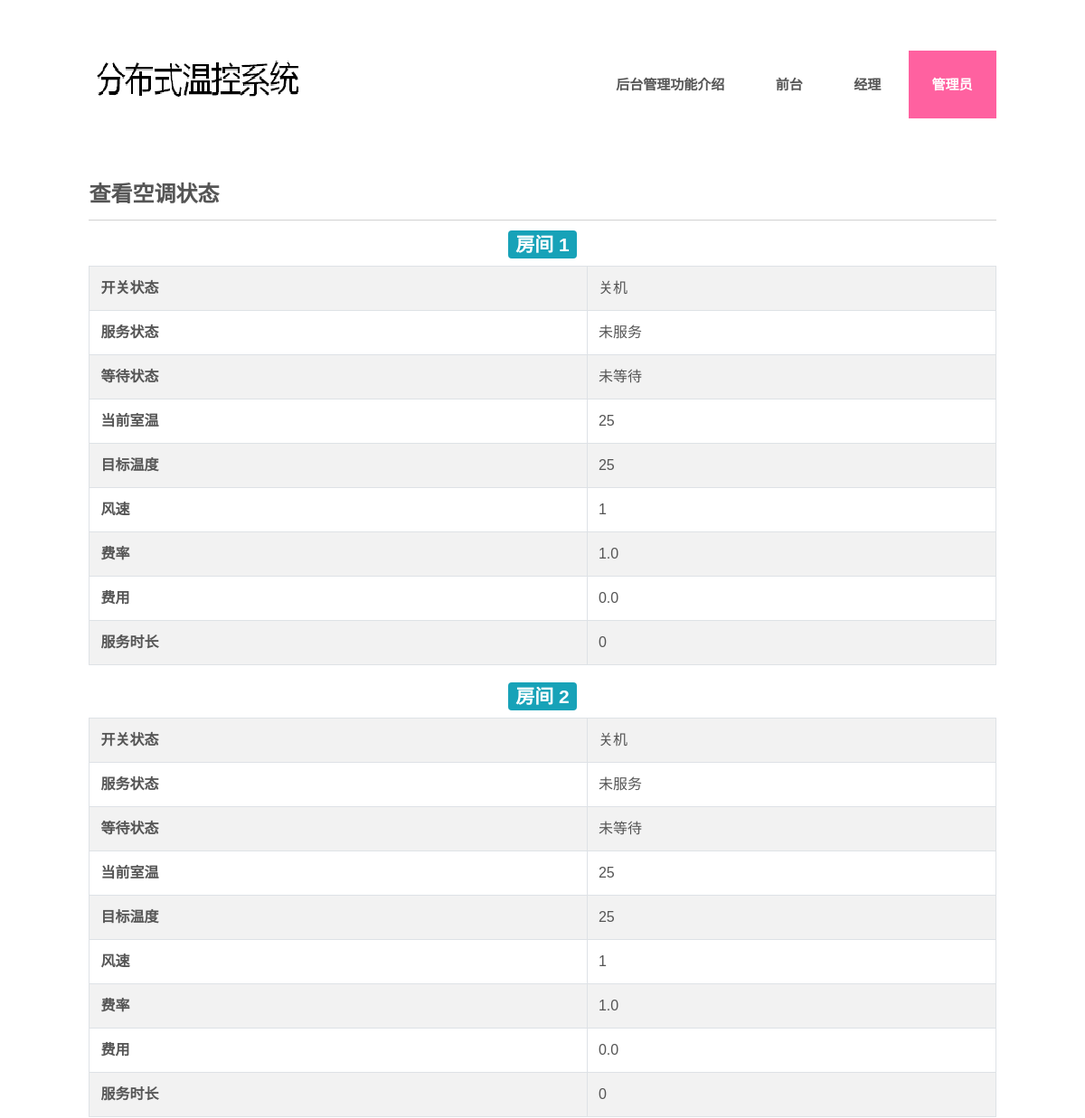
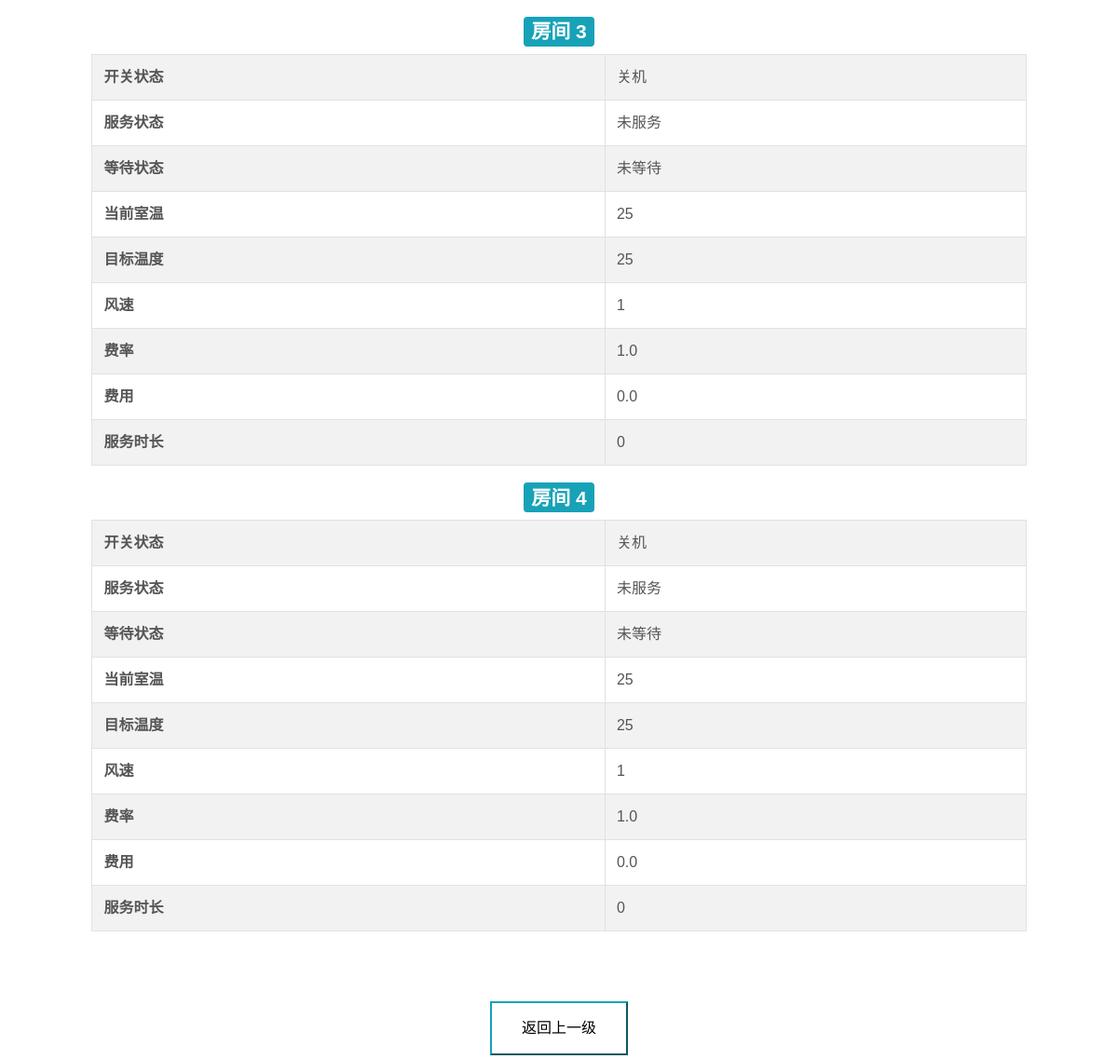
Screenshot of /server/manager_check_state/ with the database file from the repository (2 pictures, top to bottom).
### server/models.py (models this page shows)
class Basic(models.Model):
    fan_speed = models.IntegerField(default=1)  # 0:低速风 1:中速风 2:高速风
    fee_rate = models.FloatField(default=1)
    fee = models.FloatField(default=0)
    class Meta:
        abstract = True

class Room(Basic):
    room_id = models.IntegerField(primary_key=True)
    state_working = models.BooleanField(default=False)
    state_serving = models.BooleanField(default=False)
    state_waiting = models.BooleanField(default=False)
    current_temp = models.IntegerField(default=25)
    target_temp = models.IntegerField(default=25)
    serving_duration = models.IntegerField(default=0)

### server/views.py (the view)
# urls.py: path('manager_check_state/', views.manager_check_state, name='manager_check_state'),
def manager_check_state(request):
    room = Room.objects.all()
    return render(request, 'manager_check_state.html', {'room': room})

### templates/manager_check_state.html (shortened to what this page needs)
<!DOCTYPE HTML>
<html>
<head>
<link rel="stylesheet" href="https://cdn.staticfile.org/twitter-bootstrap/4.1.0/css/bootstrap.min.css">
<link href="/static/css/style.css" rel="stylesheet" type="text/css" media="all" />
</head>
<body>
<div class="wrap">
<div class="wrapper">
    <div class="header">
        <div class="logo">
            <a href="{% url 'index' %}"><img src="/static/images/logo.png" alt=""></a>
        </div>
        <div class="cssmenu">
            <ul>
                <li><a href="{% url 'index' %}">后台管理功能介绍</a></li>
                <li><a href="{% url 'reception' %}">前台</a></li>
                <li><a href=""{% url 'boss' %}>经理</a></li>
                <li class="active"><a href="{% url 'manager' %}">管理员</a></li>
             </ul>
        </div>
    </div>
     <div class="main1">
         <div class="content">
            <h2>查看空调状态</h2>
       </div>
         {% for r in room %}
         <h3 style="text-align:center",id={{ r.room_id }}><span class="badge badge-info">房间 {{ r.room_id }}</span></h3>
         <table class="table table-striped table-bordered">
            <tr>
                <td><b>开关状态</b></td>
                {% if state_working %}
                <td>开机</td>
                {% else %}
                <td>关机</td>
                {% endif %}
            </tr>
             <tr>
                <td><b>服务状态</b></td>
                {% if state_serving %}
                <td>服务中</td>
                {% else %}
                <td>未服务</td>
                {% endif %}
            </tr>
             <tr>
                <td><b>等待状态</b></td>
                {% if state_waiting %}
                <td>等待中</td>
                {% else %}
                <td>未等待</td>
                {% endif %}
            </tr>
            <tr>
                <td><b>当前室温</b></td>
                <td>{{ r.current_temp }}</td>
            </tr>
            <tr>
                <td><b>目标温度</b></td>
                <td>{{ r.target_temp }}</td>
            </tr>
            <tr>
                <td><b>风速</b></td>
                <td>{{ r.fan_speed }}</td>
            </tr>
            <tr>
                <td><b>费率</b></td>
                <td>{{ r.fee_rate }}</td>
            </tr>
            <tr>
                <td><b>费用</b></td>
                <td>{{ r.fee }}</td>
            </tr>
            <tr>
                <td><b>服务时长</b></td>
                <td>{{ r.serving_duration }}</td>
            </tr>
        </table>
      {% endfor %}
</div>
</div>
      <div align="center" style="position:relative;top:10px">
            <button class="button1 btn-outline-info" ><a href="{% url 'manager' %}">返回上一级</a></button>
      </div>
  </div>
</body>
</html>

### server/static/css/style.css (style rules this page uses)
table { border-collapse:collapse;border-spacing:0; }
img { max-width:100%; }
body { font-family:trebuchet ms, arial, sans-serif; font-size: 100%; background: #ffffff; color:#555555; }
.wrap { margin:0 auto; width:80%; }
.wrapper { padding: 4% 6%; }
.header { display: block; }
.logo { float:left; }
.cssmenu { float: right; margin-top: 1%; }
.cssmenu > ul > li { display:inline-block; position: relative; }
.cssmenu > ul > li.active a { color:#ffffff; background-color:#FF61A0; }
.cssmenu > ul > li > a { font-weight:bold; color: #555555; display: block; font-size: 15px; line-height: 1.8em; padding: 24px 26px; text-transform: uppercase; -webkit-transition: all 0.3s ease-out; -moz-transition: all 0.3s ease-out; -ms-transition: all 0.3s ease-out; -o-transition: all 0.3s ease-out; transition: all 0.3s ease-out; }
.content h2 { font-weight:700; line-height: 1.5em; font-size: 1.5em; color: #555555; text-transform: uppercase; padding: 10px 0; border-bottom: 1px solid rgb(209, 209, 209); }
.main1 { margin: 4% 0 0; }
@media only screen and (max-width: 1280px) { .wrap { width:95%; } }

### templates/manager_check_state.html (style rules this page uses)
a:link { color:#000000; }
.button1 { background-color: #FFFACD border: none; color: black; padding: 15px 32px; text-align: center; text-decoration: none; display: inline-block; font-size: 16px; margin: 4px 2px; cursor: pointer; }

### rows the page displays
Room: room_id "1", current_temp "25", target_temp "25", fan_speed "1", fee_rate "1.0", fee "0.0", serving_duration "0"
Room: room_id "2", current_temp "25", target_temp "25", fan_speed "1", fee_rate "1.0", fee "0.0", serving_duration "0"
Room: room_id "3", current_temp "25", target_temp "25", fan_speed "1", fee_rate "1.0", fee "0.0", serving_duration "0"
Room: room_id "4", current_temp "25", target_temp "25", fan_speed "1", fee_rate "1.0", fee "0.0", serving_duration "0"
